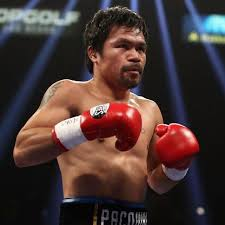
#> input picture Object Detection/asian.jpg, 225 x 225 px, given in place of the camera
$ python detecting-object.py   (older library calls are emulated)
#> lines starting #> are read from the running program, lines starting #| are printed output that depends on the picture; after the words box and inside, x2 and y2 are one past the last pixel; in counts of white or black regions, pixels touching at a corner belong together


"""
Course:  Training YOLO v3 for Objects Detection with Custom Data

Section-1
Quick Win - Step 2: Simple Object Detection by thresholding with mask
File: detecting-object.py
"""


# Detecting Object with chosen Colour Mask
#
# Algorithm:
# Reading RGB image --> Converting to HSV --> Implementing Mask -->
# --> Finding Contour Points --> Extracting Rectangle Coordinates -->
# --> Drawing Bounding Box --> Putting Label
#
# Result:
# Window with Detected Object, Bounding Box and Label in Real Time


# Importing needed library
import cv2


# [6 lines of commented-out code are left out]

min_blue, min_green, min_red = 4, 60, 62
max_blue, max_green, max_red = 22, 212, 255

# Getting version of OpenCV that is currently used
# Converting string into the list by dot as separator
# and getting first number
v = cv2.__version__.split('.')[0]

# Defining object for reading video from camera
camera = cv2.VideoCapture(0)


# Defining loop for catching frames
while True:
    # Capture frame-by-frame from camera
    _, frame_BGR = camera.read()
#> frame_BGR is the input picture: shape (225, 225, 3); mean B, G, R 51.7, 53.5, 71.6

    # Converting current frame to HSV
    frame_HSV = cv2.cvtColor(frame_BGR, cv2.COLOR_BGR2HSV)
#> frame_HSV: shape (225, 225, 3); mean H, S, V 53, 93.7, 78.6

    # Implementing Mask with founded colours from Track Bars to HSV Image
    mask = cv2.inRange(frame_HSV,
                       (min_blue, min_green, min_red),
                       (max_blue, max_green, max_red))
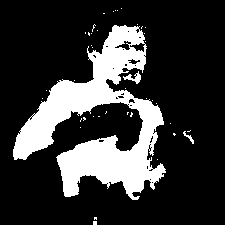
#> mask: shape (225, 225); 21.2% white; 41 white regions (38 under 20 px)

    # Showing current frame with implemented Mask
    # Giving name to the window with Mask
    # And specifying that window is resizable
    cv2.namedWindow('Binary frame with Mask', cv2.WINDOW_NORMAL)
    cv2.imshow('Binary frame with Mask', mask)

    # Finding Contours
    # Pay attention!
    # Different versions of OpenCV returns different number of parameters
    # when using function cv2.findContours()

    # In OpenCV version 3 function cv2.findContours() returns three parameters:
    # modified image, found Contours and hierarchy
    # All found Contours from current frame are stored in the list
    # Each individual Contour is a Numpy array of(x, y) coordinates
    # of the boundary points of the Object
    # We are interested only in Contours

    # Checking if OpenCV version 3 is used
    if v == '3':
        _, contours, _ = cv2.findContours(mask, cv2.RETR_TREE, cv2.CHAIN_APPROX_NONE)

    # In OpenCV version 4 function cv2.findContours() returns two parameters:
    # found Contours and hierarchy
    # All found Contours from current frame are stored in the list
    # Each individual Contour is a Numpy array of(x, y) coordinates
    # of the boundary points of the Object
    # We are interested only in Contours

    # Checking if OpenCV version 4 is used
    else:
        contours, _ = cv2.findContours(mask, cv2.RETR_TREE, cv2.CHAIN_APPROX_NONE)
#> contours = 77 contours, 70 with area under 20; largest, box (x1, y1, x2, y2) and area: (13, 25, 166, 200) 10212, (129, 42, 146, 53) 87, (114, 40, 132, 51) 84, (123, 71, 141, 84) 68, (127, 58, 141, 65) 46, (183, 131, 194, 144) 24, (128, 98, 136, 104) 24

    # Finding the biggest Contour by sorting from biggest to smallest
    contours = sorted(contours, key=cv2.contourArea, reverse=True)

    # Extracting Coordinates of the biggest Contour if any was found
    if contours:
        # Getting rectangle coordinates and spatial size from biggest Contour
        # Function cv2.boundingRect() is used to get an approximate rectangle
        # around the region of interest in the binary image after Contour was found
        (x_min, y_min, box_width, box_height) = cv2.boundingRect(contours[0])
#> x_min = 13; y_min = 25; box_width = 153; box_height = 175

        # Drawing Bounding Box on the current BGR frame
        cv2.rectangle(frame_BGR, (x_min - 15, y_min - 15),
                      (x_min + box_width + 15, y_min + box_height + 15),
                      (0, 255, 0), 3)

        # Preparing text for the Label
        label = 'Detected Object'

        # Putting text with Label on the current BGR frame
        cv2.putText(frame_BGR, label, (x_min - 5, y_min - 25),
                    cv2.FONT_HERSHEY_SIMPLEX, 1.0, (0, 255, 0), 2)
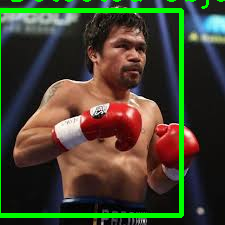
#> frame_BGR: shape (225, 225, 3); mean B, G, R 48.6, 66.8, 68.4

    # Showing current BGR frame with Detected Object
    # Giving name to the window with Detected Object
    # And specifying that window is resizable
    cv2.namedWindow('Detected Object', cv2.WINDOW_NORMAL)
    cv2.imshow('Detected Object', frame_BGR)

    # Breaking the loop if 'q' is pressed
    if cv2.waitKey(1) & 0xFF == ord('q'):
#> (key q is pressed here)
        break


# Destroying all opened windows
cv2.destroyAllWindows()


"""
Some comments

With OpenCV function cv2.findContours() we find
contours of white object from black background.

There are three arguments in cv.findContours() function,
first one is source image, second is contour retrieval mode,
third is contour approximation method.


In OpenCV version 3 three parameters are returned:
modified image, the contours and hierarchy.
Further reading about Contours in OpenCV v3:
https://docs.opencv.org/3.4/d4/d73/tutorial_py_contours_begin.html


In OpenCV version 4 two parameters are returned:
the contours and hierarchy.
Further reading about Contours in OpenCV v4:
https://docs.opencv.org/4.0.0/d4/d73/tutorial_py_contours_begin.html


Contours is a Python list of all the contours in the image.
Each individual contour is a Numpy array of (x,y) coordinates
of boundary points of the object.

Contours can be explained simply as a curve joining all the
continuous points (along the boundary), having same colour or intensity.
"""
